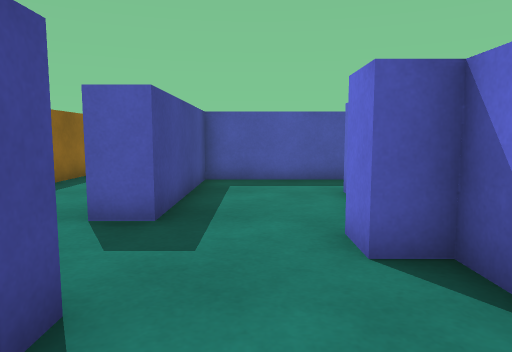
[1] (above)

16 first-person views from a walk through a Unity game level. The camera is 0.62 m above the floor, tilts 6° down and sees 70° across. The floor is counted in squares, 0.5 m on a side. Each view is taken from the middle of a square. On the plan, view 1 faces up. The plan holds only what a view shows up to about 15 squares ahead; the rest is blank.

[2]
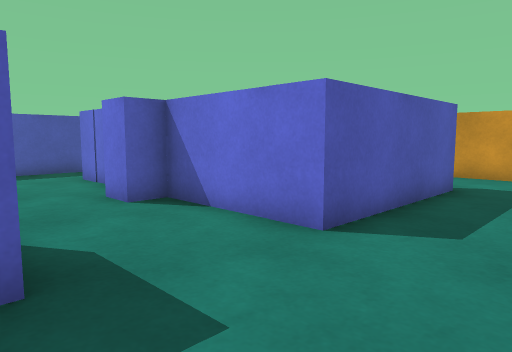

[3]
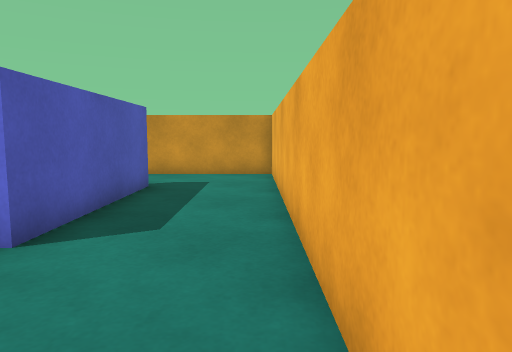

[4]
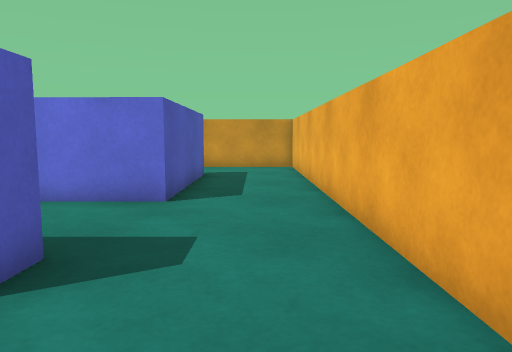

[5]
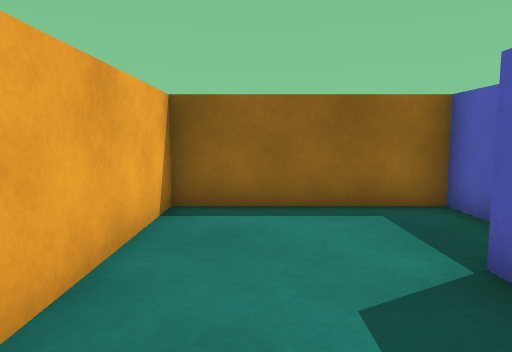

[6]
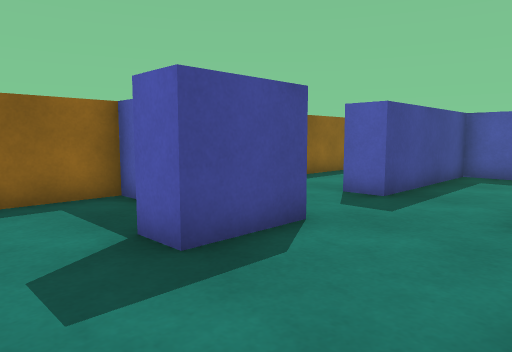

[7]
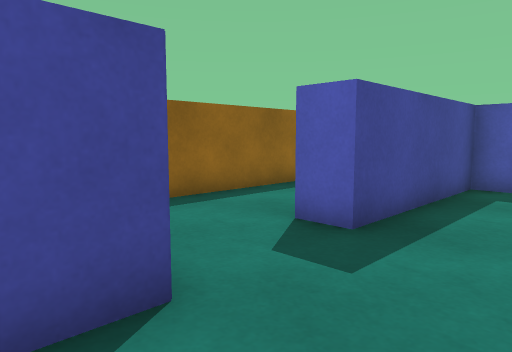

[8]
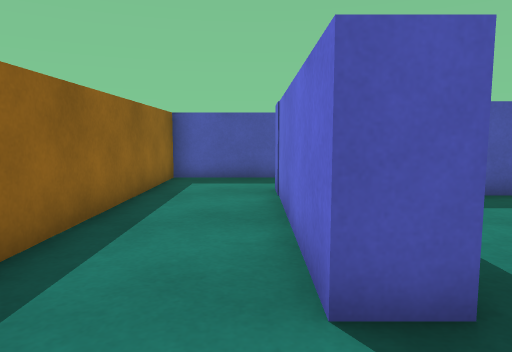

[9]
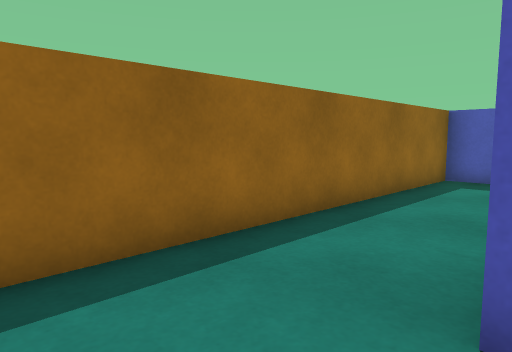

[10]
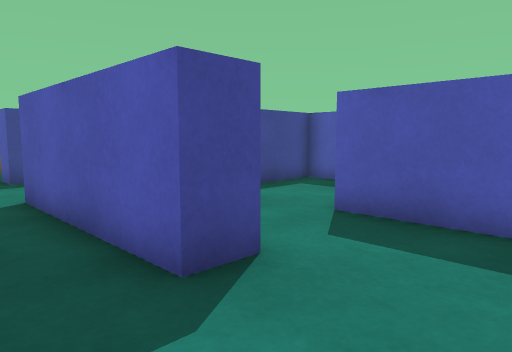

[11]
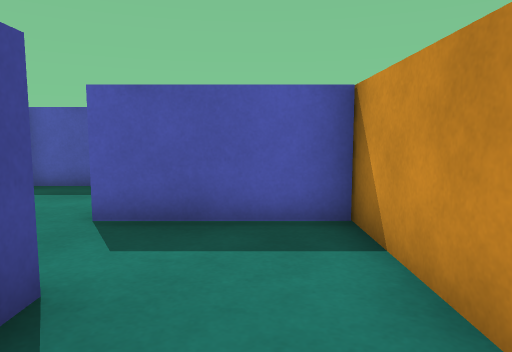

[12]
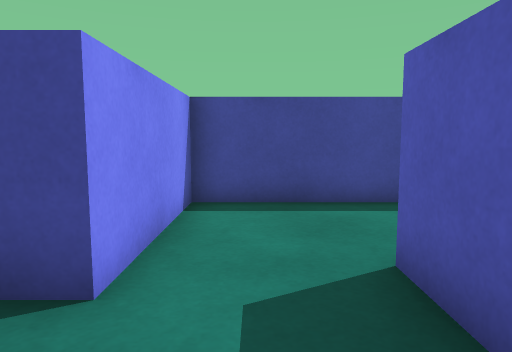

[13]
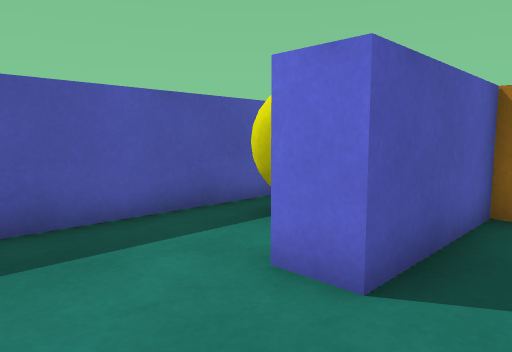

[14]
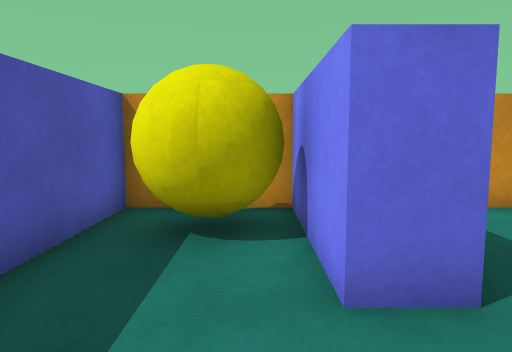

[15]
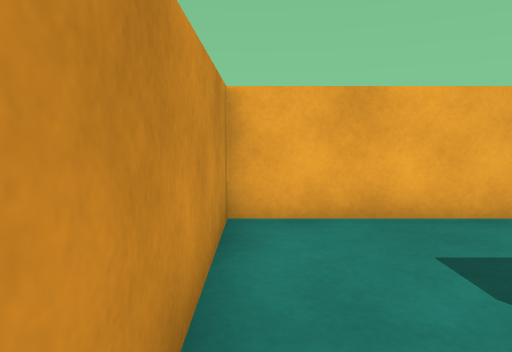

[16]
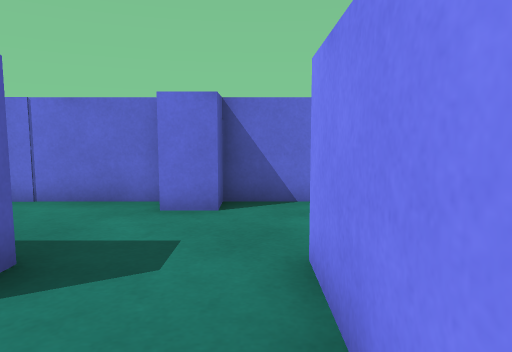

### Floor plan
Points are (right, up) in squares from view 1. A wall is a line through its corners. A room is listed if a view was taken in it or the views show most of it. See-through windows are left out.
Room 1 (views 1, 2, 3, 4, 5, 6, 7, 10, 11, 12, 15)
walls: (7.3, 0.8) (7.3, -0.2) (2, -0.2) (2, 2.5); (-4.2, 1.5) (-5.6, 1.5) (-5.6, -3.5) (10.4, -3.5) (10.4, 3.4) (6.6, 3.4)
ways out: opening at (0.5, 2) to room 2; opening at (7, 2) to room 3
objects: other object (-2, 0) to (-1, 1)
Room 2 (views 8, 9, 16)
walls: (-4.4, 2.5) (-1.4, 2.5); (1.5, 10.8) (-1.5, 10.8) (-1.5, 5.4) (-2.5, 5.4) (-2.5, 11.5); (2, 2.5) (2, 8.4); (-2.4, 14.3) (-5.6, 14.3) (-5.6, 3.5)
ways out: opening at (0.5, 2) to room 1; opening at (-3, 13); opening at (1, 9.5)
objects: other object (1, 4) to (2, 4)
Room 3 (views 13, 14)
walls: (6.6, 3.4) (6.6, 4.4) (10.4, 4.4) (10.4, 4.8); (10.4, 7.3) (3, 7.3) (3, 0.8) (7.3, 0.8)
ways out: opening at (7, 2) to room 1
objects: other object (8, 5) to (9, 6)

Positions as (right, up) in squares from view 1, and headings:
1: (0, 0), facing up
2: (-2, -3), facing up-right
3: (-2, -3), facing right
4: (-5, -2), facing right
5: (1, -2), facing left
6: (2, -2), facing up-left
7: (1, 1), facing up-left
8: (-3, 3), facing up
9: (-2, 3), facing up-left
10: (10, -2), facing up-left
11: (9, -2), facing up
12: (10, 2), facing left
13: (4, 2), facing up-right
14: (4, 5), facing right
15: (10, 2), facing down
16: (-5, 3), facing right
